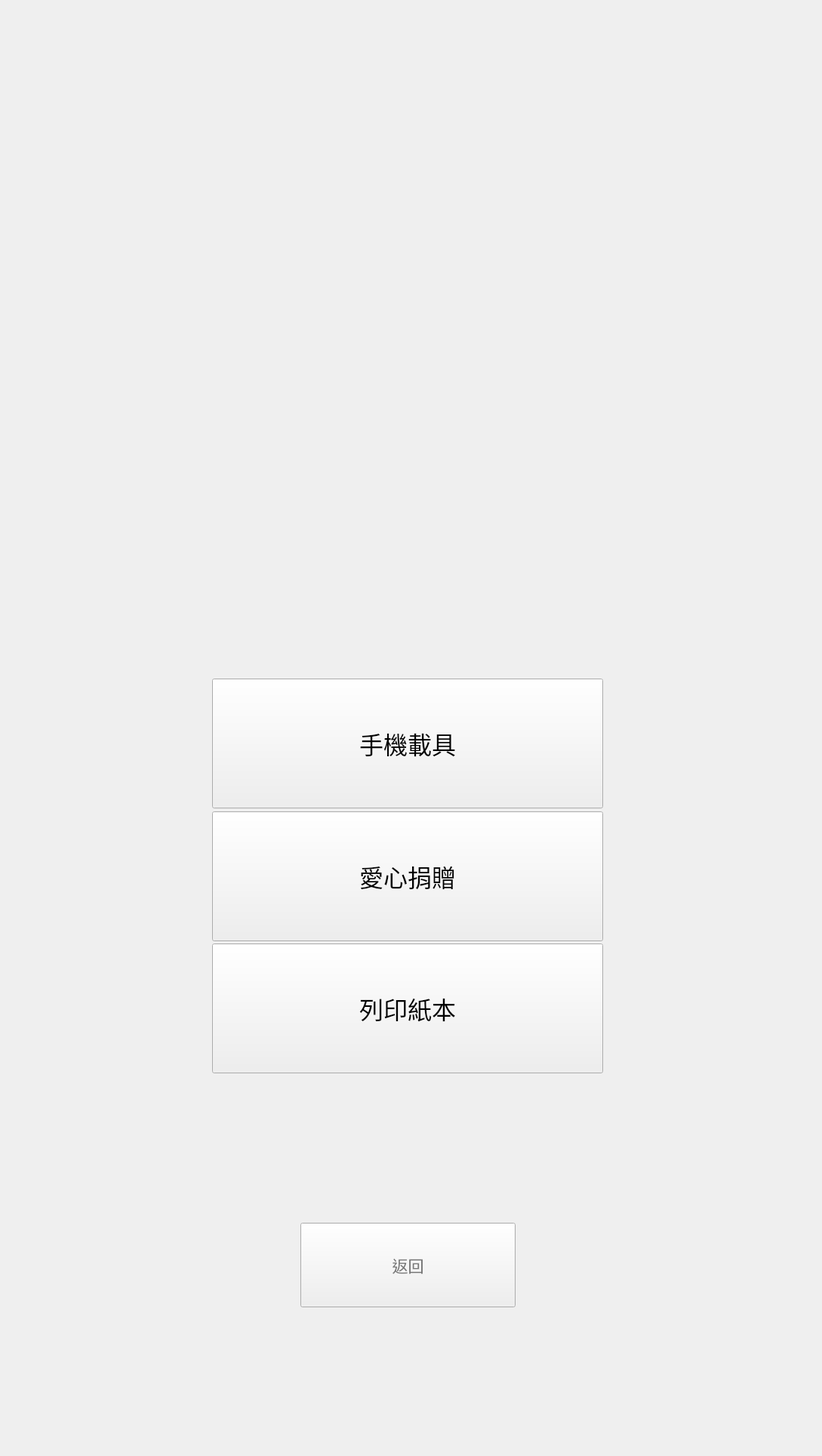
    <widget class="QWidget" name="page_einvoice_option">
     <widget class="QLabel" name="lbl_einvoice_option_bg">
      <property name="geometry">
       <rect>
        <x>0</x>
        <y>0</y>
        <width>1080</width>
        <height>1920</height>
       </rect>
      </property>
      <property name="text">
       <string>(Background)</string>
      </property>
      <property name="alignment">
       <set>Qt::AlignCenter</set>
      </property>
     </widget>
     <widget class="QPushButton" name="pbtn_einvoice_option_back">
      <property name="geometry">
       <rect>
        <x>398</x>
        <y>1620</y>
        <width>285</width>
        <height>112</height>
       </rect>
      </property>
      <property name="font">
       <font>
        <family>Noto Sans CJK TC</family>
        <pointsize>16</pointsize>
       </font>
      </property>
      <property name="styleSheet">
       <string notr="true">color: rgb(119, 119, 119);</string>
      </property>
      <property name="text">
       <string>返回</string>
      </property>
     </widget>
     <widget class="QPushButton" name="pbtn_einvoice_print">
      <property name="geometry">
       <rect>
        <x>281</x>
        <y>1250</y>
        <width>518</width>
        <height>172</height>
       </rect>
      </property>
      <property name="font">
       <font>
        <family>Noto Sans CJK TC</family>
        <pointsize>24</pointsize>
       </font>
      </property>
      <property name="text">
       <string>列印紙本</string>
      </property>
     </widget>
     <widget class="QPushButton" name="pbtn_einvoice_lovecode">
      <property name="geometry">
       <rect>
        <x>281</x>
        <y>1075</y>
        <width>518</width>
        <height>172</height>
       </rect>
      </property>
      <property name="font">
       <font>
        <family>Noto Sans CJK TC</family>
        <pointsize>24</pointsize>
       </font>
      </property>
      <property name="text">
       <string>愛心捐贈</string>
      </property>
     </widget>
     <widget class="QPushButton" name="pbtn_einvoice_carrier">
      <property name="geometry">
       <rect>
        <x>281</x>
        <y>899</y>
        <width>518</width>
        <height>172</height>
       </rect>
      </property>
      <property name="font">
       <font>
        <family>Noto Sans CJK TC</family>
        <pointsize>24</pointsize>
       </font>
      </property>
      <property name="text">
       <string>手機載具</string>
      </property>
     </widget>
    </widget>
